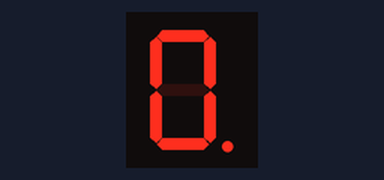
Recording of a sketch running on a simulated Arduino Uno, built with avr-gcc and run on an emulated ATmega328P. Parts: 1-digit seven-segment display. Wiring (inferred from the names in the program): 1-digit 7-segment display, segments lit when HIGH: segments pin 1, pin 2, pin 3, pin 4, pin 5, pin 6, pin 7, pin 8. The segment pins are drawn as the display they are named for.

Above: at 0.1 s.
At 0.6 s:
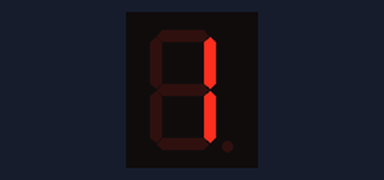
At 1.1 s:
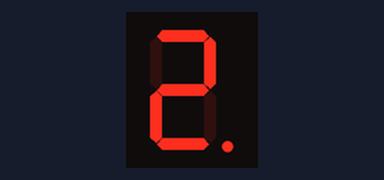
At 2.6 s:
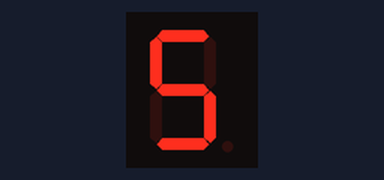
At 3.6 s:
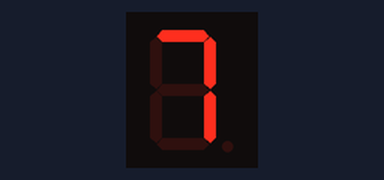
At 5.1 s:
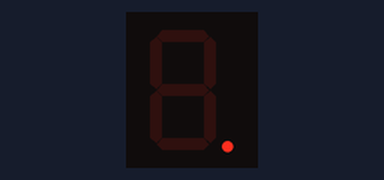

Measured:
- by itself, everything shown: repeats every 5.5 s, in 11 steps
- what the display in image 1 shows lasts 0.5 s, from 0.5 s to 1.0 s

The sketch:

Basic7SegDisplay.ino
```cpp
/*
 *Basic 7Segment
 */
//const int a = D0;
//const int b = D1;
//const int c = D2;
//const int d = D3;
//const int e = D8;
//const int f = D5;
//const int g = D6;
//const int h = D7;

const int a = 1;
const int b = 2;
const int c = 3;
const int d = 4;
const int e = 5;
const int f = 6;
const int g = 7;
const int h = 8;

void setup()
{
  pinMode(a, OUTPUT);
  pinMode(b, OUTPUT);
  pinMode(c, OUTPUT);
  pinMode(d, OUTPUT);
  pinMode(e, OUTPUT);
  pinMode(f, OUTPUT);
  pinMode(g, OUTPUT);
  pinMode(h, OUTPUT);
}

void one()
{
  digitalWrite(a, LOW);
  digitalWrite(b, HIGH);
  digitalWrite(c, HIGH);
  digitalWrite(d, LOW);
  digitalWrite(e, LOW);
  digitalWrite(f, LOW);
  digitalWrite(g, LOW);
  digitalWrite(h, LOW); // DOT
}

void two()
{
  digitalWrite(a, HIGH);
  digitalWrite(b, HIGH);
  digitalWrite(c, LOW);
  digitalWrite(d, HIGH);
  digitalWrite(e, HIGH);
  digitalWrite(f, LOW);
  digitalWrite(g, HIGH);
  digitalWrite(h, HIGH); // DOT
}
void three()
{
  digitalWrite(a, HIGH);
  digitalWrite(b, HIGH);
  digitalWrite(c, HIGH);
  digitalWrite(d, HIGH);
  digitalWrite(e, LOW);
  digitalWrite(f, LOW);
  digitalWrite(g, HIGH);
  digitalWrite(h, LOW); // DOT
}
void four()
{
  digitalWrite(a, LOW);
  digitalWrite(b, HIGH);
  digitalWrite(c, HIGH);
  digitalWrite(d, LOW);
  digitalWrite(e, LOW);
  digitalWrite(f, HIGH);
  digitalWrite(g, HIGH);
  digitalWrite(h, HIGH); // DOT
}
void five()
{
  digitalWrite(a, HIGH);
  digitalWrite(b, LOW);
  digitalWrite(c, HIGH);
  digitalWrite(d, HIGH);
  digitalWrite(e, LOW);
  digitalWrite(f, HIGH);
  digitalWrite(g, HIGH);
  digitalWrite(h, LOW); // DOT
}
void six()
{
  digitalWrite(a, HIGH);
  digitalWrite(b, LOW);
  digitalWrite(c, HIGH);
  digitalWrite(d, HIGH);
  digitalWrite(e, HIGH);
  digitalWrite(f, HIGH);
  digitalWrite(g, HIGH);
  digitalWrite(h, HIGH); // DOT
}
void seven()
{
  digitalWrite(a, HIGH);
  digitalWrite(b, HIGH);
  digitalWrite(c, HIGH);
  digitalWrite(d, LOW);
  digitalWrite(e, LOW);
  digitalWrite(f, LOW);
  digitalWrite(g, LOW);
  digitalWrite(h, LOW); // DOT
}
void eight()
{
  digitalWrite(a, HIGH);
  digitalWrite(b, HIGH);
  digitalWrite(c, HIGH);
  digitalWrite(d, HIGH);
  digitalWrite(e, HIGH);
  digitalWrite(f, HIGH);
  digitalWrite(g, HIGH);
  digitalWrite(h, HIGH); // DOT
}
void nine()
{
  digitalWrite(a, HIGH);
  digitalWrite(b, HIGH);
  digitalWrite(c, HIGH);
  digitalWrite(d, HIGH);
  digitalWrite(e, LOW);
  digitalWrite(f, HIGH);
  digitalWrite(g, HIGH);
  digitalWrite(h, LOW); // DOT
}
void zero()
{
  digitalWrite(a, HIGH);
  digitalWrite(b, HIGH);
  digitalWrite(c, HIGH);
  digitalWrite(d, HIGH);
  digitalWrite(e, HIGH);
  digitalWrite(f, HIGH);
  digitalWrite(g, LOW);
  digitalWrite(h, HIGH); // DOT
}
void dot()
{
  digitalWrite(a, LOW);
  digitalWrite(b, LOW);
  digitalWrite(c, LOW);
  digitalWrite(d, LOW);
  digitalWrite(e, LOW);
  digitalWrite(f, LOW);
  digitalWrite(g, LOW);
  digitalWrite(h, HIGH); // DOT
}
void loop()
{
  zero();
  delay(500);
  one();
  delay(500);
  two();
  delay(500);
  three();
  delay(500);
  four();
  delay(500);
  five();
  delay(500);
  six();
  delay(500);
  seven();
  delay(500);
  eight();
  delay(500);
  nine();
  delay(500);
  dot();
  delay(500);
}
```
